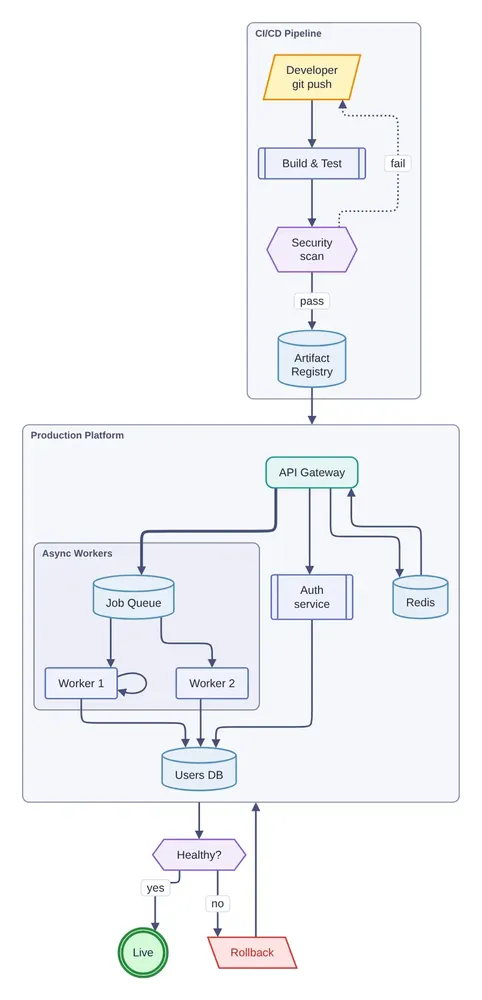
#> input picture fvm/page/img/advanced.fm0402.webp, 482 x 1000 px, shrunk from 723 x 1500 before the run
$ python pair.py ../../../fvm/page/img/advanced.fm0402.webp ../../../fvm/page/img/bench-75.fm0402.webp out.png ../../../fvm/page/img/bench-75.fm0402.webp
#> lines starting #> are read from the running program, lines starting #| are printed output that depends on the picture
import sys
from PIL import Image, ImageDraw
# usage: pair.py pre.png cur.png out.png [vertical] [crop x0 y0 x1 y1 (fractions)]
a = Image.open(sys.argv[1]).convert("RGB"); b = Image.open(sys.argv[2]).convert("RGB")
#> further down, a is the input picture: PIL image 482x1000 RGB; mean R, G, B 243.9, 245.3, 247.7
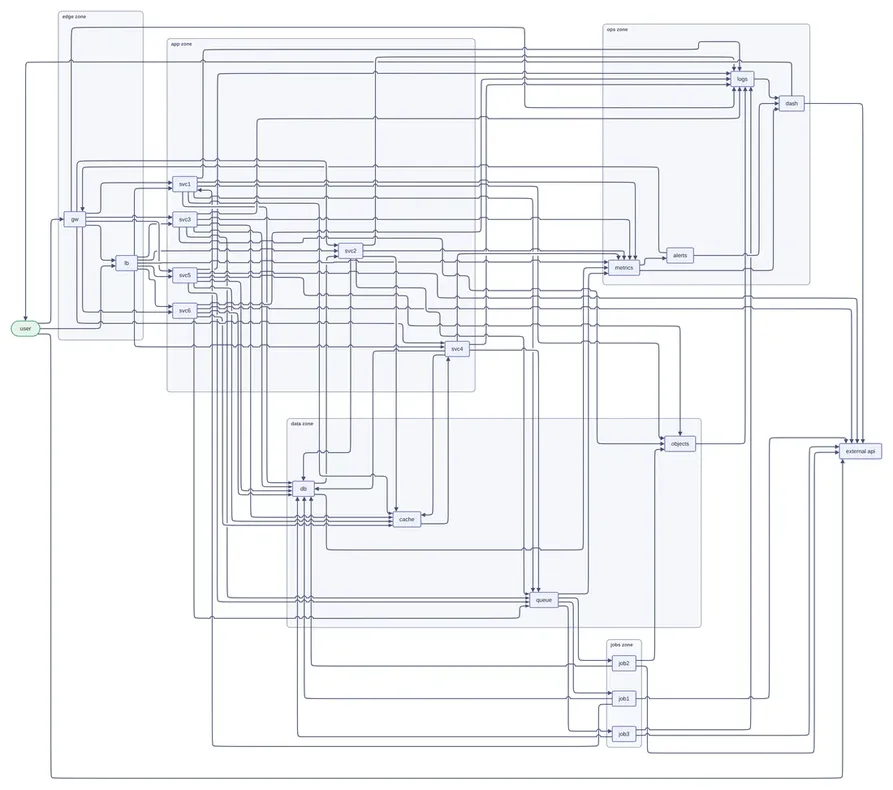
#> input picture fvm/page/img/bench-75.fm0402.webp, 893 x 790 px, shrunk from 1100 x 973 before the run
#> further down, b is the input picture: PIL image 893x790 RGB; mean R, G, B 242.5, 243.8, 246
out = sys.argv[3]
vert = len(sys.argv) > 4 and sys.argv[4] == "v"
if len(sys.argv) > 5:
    f = [float(x) for x in sys.argv[5:9]]
    def cr(im):
        w, h = im.size
        return im.crop((int(f[0]*w), int(f[1]*h), int(f[2]*w), int(f[3]*h)))
    a, b = cr(a), cr(b)
if vert:
    W = max(a.width, b.width); H = a.height + b.height + 30
    im = Image.new("RGB", (W, H), "white"); im.paste(a, (0, 15)); im.paste(b, (0, a.height + 30))
    d = ImageDraw.Draw(im); d.text((2, 0), "PRE", fill="red"); d.text((2, a.height + 15), "NOW", fill="red")
else:
    W = a.width + b.width + 20; H = max(a.height, b.height) + 15
#> after `W = a.width + b.width + 20`: W = 1395
#> after `H = max(a.height, b.height) + 15`: H = 1015
    im = Image.new("RGB", (W, H), "white"); im.paste(a, (0, 15)); im.paste(b, (a.width + 20, 15))
#> after `im = Image.new('RGB', (W, H), 'white')`: im: PIL image 1395x1015 RGB; every value is 255
#> after `im.paste(a, (0, 15))`:
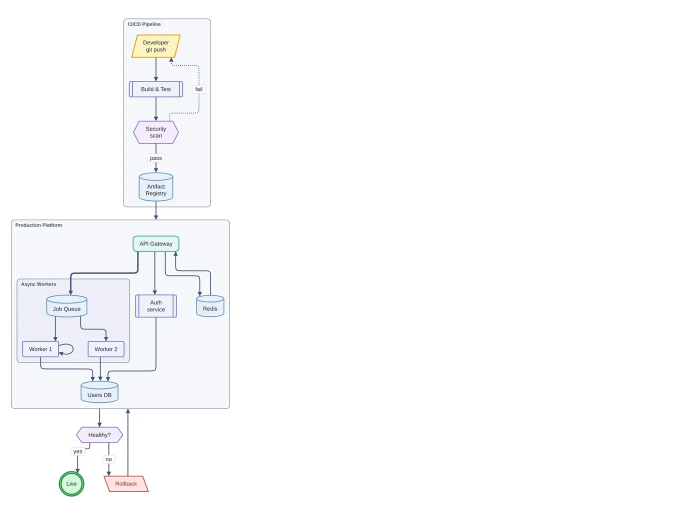
#> im: PIL image 1395x1015 RGB (shown at 1/2 size); mean R, G, B 251.2, 251.7, 252.5
#> after `im.paste(b, (a.width + 20, 15))`:
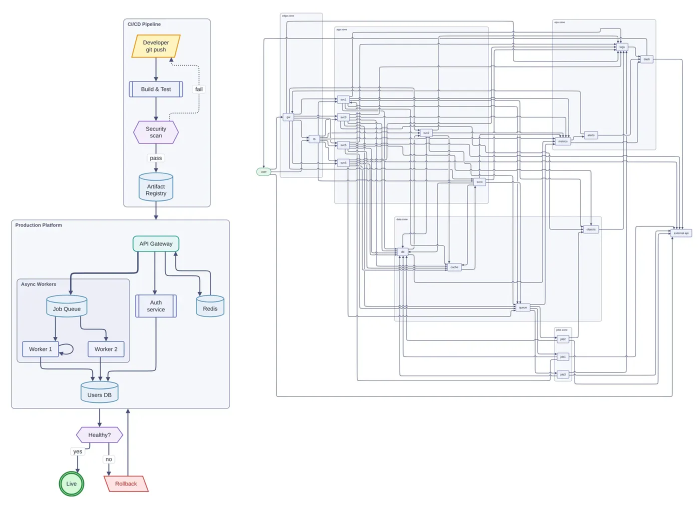
#> im: PIL image 1395x1015 RGB (shown at 1/2 size); mean R, G, B 245, 246.1, 248
    d = ImageDraw.Draw(im); d.text((2, 0), "PRE", fill="red"); d.text((a.width + 22, 0), "NOW", fill="red")
im.save(out)
print(im.size)
#| (1395, 1015)
